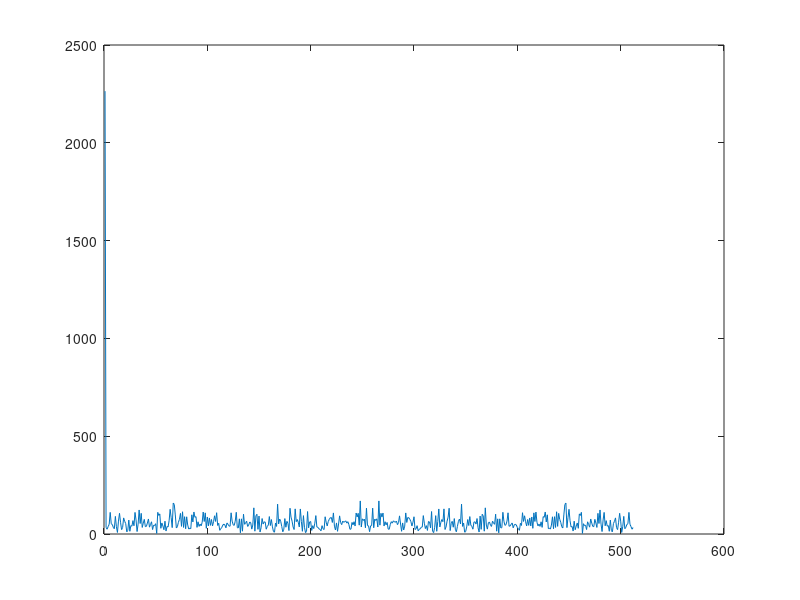

Here is the MATLAB script that generated this plot:
clc,clear;
A = fix(10*rand(3,3));
b = fix(10*rand(3,1));
c = A*b;
determinant = det(A);
%%b=b';
x = A\b;
lambda = eig(A);

%%create a random 512x1 matrix
A = fix(10*rand(512,1));

%% calculate the Fourier Transform of E
E = fft(A);
E = abs(E);
plot(E)